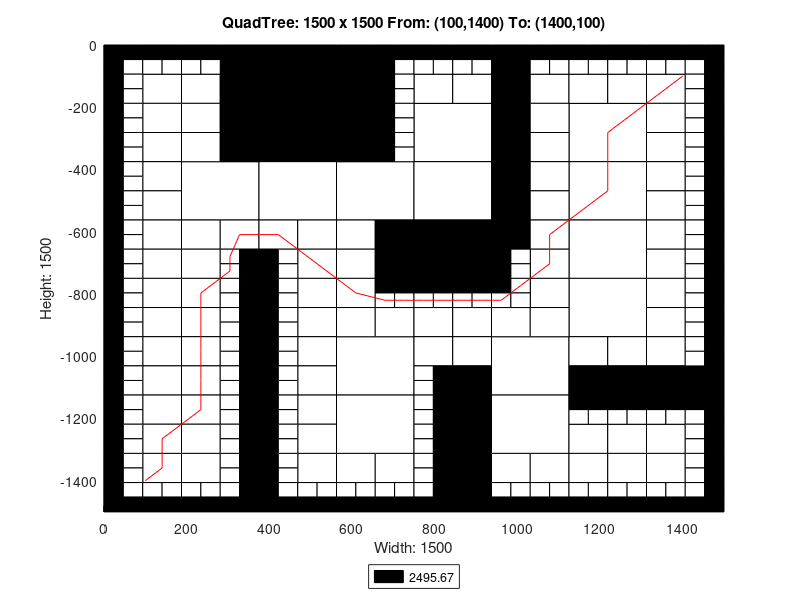

MATLAB code to generate this figure:
axis([0 1500 -1500 0]);
title('QuadTree: 1500 x 1500 From: (100,1400) To: (1400,100)');
xlabel('Width: 1500');
ylabel('Height: 1500');
rectangle('Position',[375 -187.5 187.5 187.5], 'FaceColor',[0 0 0]);
rectangle('Position',[375 -375 187.5 187.5], 'FaceColor',[0 0 0]);
rectangle('Position',[187.5 -562.5 187.5 187.5], 'FaceColor',[1 1 1]);
rectangle('Position',[375 -562.5 187.5 187.5], 'FaceColor',[1 1 1]);
rectangle('Position',[562.5 -562.5 187.5 187.5], 'FaceColor',[1 1 1]);
rectangle('Position',[750 -375 187.5 187.5], 'FaceColor',[1 1 1]);
rectangle('Position',[1125 -375 187.5 187.5], 'FaceColor',[1 1 1]);
rectangle('Position',[750 -562.5 187.5 187.5], 'FaceColor',[1 1 1]);
rectangle('Position',[750 -750 187.5 187.5], 'FaceColor',[0 0 0]);
rectangle('Position',[1125 -562.5 187.5 187.5], 'FaceColor',[1 1 1]);
rectangle('Position',[1125 -750 187.5 187.5], 'FaceColor',[1 1 1]);
rectangle('Position',[562.5 -1125 187.5 187.5], 'FaceColor',[1 1 1]);
rectangle('Position',[562.5 -1312.5 187.5 187.5], 'FaceColor',[1 1 1]);
rectangle('Position',[937.5 -1125 187.5 187.5], 'FaceColor',[1 1 1]);
rectangle('Position',[1125 -937.5 187.5 187.5], 'FaceColor',[1 1 1]);
rectangle('Position',[937.5 -1312.5 187.5 187.5], 'FaceColor',[1 1 1]);
rectangle('Position',[93.75 -187.5 93.75 93.75], 'FaceColor',[1 1 1]);
rectangle('Position',[281.25 -93.75 93.75 93.75], 'FaceColor',[0 0 0]);
rectangle('Position',[187.5 -187.5 93.75 93.75], 'FaceColor',[1 1 1]);
rectangle('Position',[281.25 -187.5 93.75 93.75], 'FaceColor',[0 0 0]);
rectangle('Position',[93.75 -281.25 93.75 93.75], 'FaceColor',[1 1 1]);
rectangle('Position',[93.75 -375 93.75 93.75], 'FaceColor',[1 1 1]);
rectangle('Position',[187.5 -281.25 93.75 93.75], 'FaceColor',[1 1 1]);
rectangle('Position',[281.25 -281.25 93.75 93.75], 'FaceColor',[0 0 0]);
rectangle('Position',[187.5 -375 93.75 93.75], 'FaceColor',[1 1 1]);
rectangle('Position',[281.25 -375 93.75 93.75], 'FaceColor',[0 0 0]);
rectangle('Position',[562.5 -93.75 93.75 93.75], 'FaceColor',[0 0 0]);
rectangle('Position',[562.5 -187.5 93.75 93.75], 'FaceColor',[0 0 0]);
rectangle('Position',[562.5 -281.25 93.75 93.75], 'FaceColor',[0 0 0]);
rectangle('Position',[562.5 -375 93.75 93.75], 'FaceColor',[0 0 0]);
rectangle('Position',[93.75 -468.75 93.75 93.75], 'FaceColor',[1 1 1]);
rectangle('Position',[93.75 -562.5 93.75 93.75], 'FaceColor',[1 1 1]);
rectangle('Position',[93.75 -656.25 93.75 93.75], 'FaceColor',[1 1 1]);
rectangle('Position',[93.75 -750 93.75 93.75], 'FaceColor',[1 1 1]);
rectangle('Position',[187.5 -656.25 93.75 93.75], 'FaceColor',[1 1 1]);
rectangle('Position',[281.25 -656.25 93.75 93.75], 'FaceColor',[1 1 1]);
rectangle('Position',[187.5 -750 93.75 93.75], 'FaceColor',[1 1 1]);
rectangle('Position',[375 -656.25 93.75 93.75], 'FaceColor',[1 1 1]);
rectangle('Position',[468.75 -656.25 93.75 93.75], 'FaceColor',[1 1 1]);
rectangle('Position',[468.75 -750 93.75 93.75], 'FaceColor',[1 1 1]);
rectangle('Position',[562.5 -656.25 93.75 93.75], 'FaceColor',[1 1 1]);
rectangle('Position',[656.25 -656.25 93.75 93.75], 'FaceColor',[0 0 0]);
rectangle('Position',[562.5 -750 93.75 93.75], 'FaceColor',[1 1 1]);
rectangle('Position',[656.25 -750 93.75 93.75], 'FaceColor',[0 0 0]);
rectangle('Position',[750 -187.5 93.75 93.75], 'FaceColor',[1 1 1]);
rectangle('Position',[843.75 -187.5 93.75 93.75], 'FaceColor',[1 1 1]);
rectangle('Position',[937.5 -93.75 93.75 93.75], 'FaceColor',[0 0 0]);
rectangle('Position',[937.5 -187.5 93.75 93.75], 'FaceColor',[0 0 0]);
rectangle('Position',[1031.25 -187.5 93.75 93.75], 'FaceColor',[1 1 1]);
rectangle('Position',[937.5 -281.25 93.75 93.75], 'FaceColor',[0 0 0]);
rectangle('Position',[1031.25 -281.25 93.75 93.75], 'FaceColor',[1 1 1]);
rectangle('Position',[937.5 -375 93.75 93.75], 'FaceColor',[0 0 0]);
rectangle('Position',[1031.25 -375 93.75 93.75], 'FaceColor',[1 1 1]);
rectangle('Position',[1125 -187.5 93.75 93.75], 'FaceColor',[1 1 1]);
rectangle('Position',[1218.75 -187.5 93.75 93.75], 'FaceColor',[1 1 1]);
rectangle('Position',[1312.5 -187.5 93.75 93.75], 'FaceColor',[1 1 1]);
rectangle('Position',[1312.5 -281.25 93.75 93.75], 'FaceColor',[1 1 1]);
rectangle('Position',[1312.5 -375 93.75 93.75], 'FaceColor',[1 1 1]);
rectangle('Position',[937.5 -468.75 93.75 93.75], 'FaceColor',[0 0 0]);
rectangle('Position',[1031.25 -468.75 93.75 93.75], 'FaceColor',[1 1 1]);
rectangle('Position',[937.5 -562.5 93.75 93.75], 'FaceColor',[0 0 0]);
rectangle('Position',[1031.25 -562.5 93.75 93.75], 'FaceColor',[1 1 1]);
rectangle('Position',[937.5 -656.25 93.75 93.75], 'FaceColor',[0 0 0]);
rectangle('Position',[1031.25 -656.25 93.75 93.75], 'FaceColor',[1 1 1]);
rectangle('Position',[1031.25 -750 93.75 93.75], 'FaceColor',[1 1 1]);
rectangle('Position',[1312.5 -468.75 93.75 93.75], 'FaceColor',[1 1 1]);
rectangle('Position',[1312.5 -562.5 93.75 93.75], 'FaceColor',[1 1 1]);
rectangle('Position',[1312.5 -656.25 93.75 93.75], 'FaceColor',[1 1 1]);
rectangle('Position',[1312.5 -750 93.75 93.75], 'FaceColor',[1 1 1]);
rectangle('Position',[93.75 -843.75 93.75 93.75], 'FaceColor',[1 1 1]);
rectangle('Position',[93.75 -937.5 93.75 93.75], 'FaceColor',[1 1 1]);
rectangle('Position',[187.5 -843.75 93.75 93.75], 'FaceColor',[1 1 1]);
rectangle('Position',[187.5 -937.5 93.75 93.75], 'FaceColor',[1 1 1]);
rectangle('Position',[93.75 -1031.25 93.75 93.75], 'FaceColor',[1 1 1]);
rectangle('Position',[93.75 -1125 93.75 93.75], 'FaceColor',[1 1 1]);
rectangle('Position',[187.5 -1031.25 93.75 93.75], 'FaceColor',[1 1 1]);
rectangle('Position',[187.5 -1125 93.75 93.75], 'FaceColor',[1 1 1]);
rectangle('Position',[468.75 -843.75 93.75 93.75], 'FaceColor',[1 1 1]);
rectangle('Position',[468.75 -937.5 93.75 93.75], 'FaceColor',[1 1 1]);
rectangle('Position',[562.5 -843.75 93.75 93.75], 'FaceColor',[1 1 1]);
rectangle('Position',[562.5 -937.5 93.75 93.75], 'FaceColor',[1 1 1]);
rectangle('Position',[656.25 -937.5 93.75 93.75], 'FaceColor',[1 1 1]);
rectangle('Position',[468.75 -1031.25 93.75 93.75], 'FaceColor',[1 1 1]);
rectangle('Position',[468.75 -1125 93.75 93.75], 'FaceColor',[1 1 1]);
rectangle('Position',[93.75 -1218.75 93.75 93.75], 'FaceColor',[1 1 1]);
rectangle('Position',[93.75 -1312.5 93.75 93.75], 'FaceColor',[1 1 1]);
rectangle('Position',[187.5 -1218.75 93.75 93.75], 'FaceColor',[1 1 1]);
rectangle('Position',[187.5 -1312.5 93.75 93.75], 'FaceColor',[1 1 1]);
rectangle('Position',[93.75 -1406.25 93.75 93.75], 'FaceColor',[1 1 1]);
rectangle('Position',[187.5 -1406.25 93.75 93.75], 'FaceColor',[1 1 1]);
rectangle('Position',[468.75 -1218.75 93.75 93.75], 'FaceColor',[1 1 1]);
rectangle('Position',[468.75 -1312.5 93.75 93.75], 'FaceColor',[1 1 1]);
rectangle('Position',[468.75 -1406.25 93.75 93.75], 'FaceColor',[1 1 1]);
rectangle('Position',[562.5 -1406.25 93.75 93.75], 'FaceColor',[1 1 1]);
rectangle('Position',[656.25 -1406.25 93.75 93.75], 'FaceColor',[1 1 1]);
rectangle('Position',[750 -937.5 93.75 93.75], 'FaceColor',[1 1 1]);
rectangle('Position',[843.75 -937.5 93.75 93.75], 'FaceColor',[1 1 1]);
rectangle('Position',[1031.25 -843.75 93.75 93.75], 'FaceColor',[1 1 1]);
rectangle('Position',[937.5 -937.5 93.75 93.75], 'FaceColor',[1 1 1]);
rectangle('Position',[1031.25 -937.5 93.75 93.75], 'FaceColor',[1 1 1]);
rectangle('Position',[750 -1031.25 93.75 93.75], 'FaceColor',[1 1 1]);
rectangle('Position',[843.75 -1031.25 93.75 93.75], 'FaceColor',[1 1 1]);
rectangle('Position',[843.75 -1125 93.75 93.75], 'FaceColor',[0 0 0]);
rectangle('Position',[1312.5 -843.75 93.75 93.75], 'FaceColor',[1 1 1]);
rectangle('Position',[1312.5 -937.5 93.75 93.75], 'FaceColor',[1 1 1]);
rectangle('Position',[1125 -1031.25 93.75 93.75], 'FaceColor',[1 1 1]);
rectangle('Position',[1218.75 -1031.25 93.75 93.75], 'FaceColor',[1 1 1]);
rectangle('Position',[1125 -1125 93.75 93.75], 'FaceColor',[0 0 0]);
rectangle('Position',[1218.75 -1125 93.75 93.75], 'FaceColor',[0 0 0]);
rectangle('Position',[1312.5 -1031.25 93.75 93.75], 'FaceColor',[1 1 1]);
rectangle('Position',[1312.5 -1125 93.75 93.75], 'FaceColor',[0 0 0]);
rectangle('Position',[1406.25 -1125 93.75 93.75], 'FaceColor',[0 0 0]);
rectangle('Position',[843.75 -1218.75 93.75 93.75], 'FaceColor',[0 0 0]);
rectangle('Position',[843.75 -1312.5 93.75 93.75], 'FaceColor',[0 0 0]);
rectangle('Position',[843.75 -1406.25 93.75 93.75], 'FaceColor',[0 0 0]);
rectangle('Position',[843.75 -1500 93.75 93.75], 'FaceColor',[0 0 0]);
rectangle('Position',[937.5 -1406.25 93.75 93.75], 'FaceColor',[1 1 1]);
rectangle('Position',[1031.25 -1406.25 93.75 93.75], 'FaceColor',[1 1 1]);
rectangle('Position',[1125 -1312.5 93.75 93.75], 'FaceColor',[1 1 1]);
rectangle('Position',[1218.75 -1312.5 93.75 93.75], 'FaceColor',[1 1 1]);
rectangle('Position',[1312.5 -1312.5 93.75 93.75], 'FaceColor',[1 1 1]);
rectangle('Position',[1125 -1406.25 93.75 93.75], 'FaceColor',[1 1 1]);
rectangle('Position',[1218.75 -1406.25 93.75 93.75], 'FaceColor',[1 1 1]);
rectangle('Position',[1312.5 -1406.25 93.75 93.75], 'FaceColor',[1 1 1]);
rectangle('Position',[0 -46.875 46.875 46.875], 'FaceColor',[0 0 0]);
rectangle('Position',[46.875 -46.875 46.875 46.875], 'FaceColor',[0 0 0]);
rectangle('Position',[0 -93.75 46.875 46.875], 'FaceColor',[0 0 0]);
rectangle('Position',[46.875 -93.75 46.875 46.875], 'FaceColor',[1 1 1]);
rectangle('Position',[93.75 -46.875 46.875 46.875], 'FaceColor',[0 0 0]);
rectangle('Position',[140.625 -46.875 46.875 46.875], 'FaceColor',[0 0 0]);
rectangle('Position',[93.75 -93.75 46.875 46.875], 'FaceColor',[1 1 1]);
rectangle('Position',[140.625 -93.75 46.875 46.875], 'FaceColor',[1 1 1]);
rectangle('Position',[0 -140.625 46.875 46.875], 'FaceColor',[0 0 0]);
rectangle('Position',[46.875 -140.625 46.875 46.875], 'FaceColor',[1 1 1]);
rectangle('Position',[0 -187.5 46.875 46.875], 'FaceColor',[0 0 0]);
rectangle('Position',[46.875 -187.5 46.875 46.875], 'FaceColor',[1 1 1]);
rectangle('Position',[187.5 -46.875 46.875 46.875], 'FaceColor',[0 0 0]);
rectangle('Position',[234.375 -46.875 46.875 46.875], 'FaceColor',[0 0 0]);
rectangle('Position',[187.5 -93.75 46.875 46.875], 'FaceColor',[1 1 1]);
rectangle('Position',[234.375 -93.75 46.875 46.875], 'FaceColor',[1 1 1]);
rectangle('Position',[0 -234.375 46.875 46.875], 'FaceColor',[0 0 0]);
rectangle('Position',[46.875 -234.375 46.875 46.875], 'FaceColor',[1 1 1]);
rectangle('Position',[0 -281.25 46.875 46.875], 'FaceColor',[0 0 0]);
rectangle('Position',[46.875 -281.25 46.875 46.875], 'FaceColor',[1 1 1]);
rectangle('Position',[0 -328.125 46.875 46.875], 'FaceColor',[0 0 0]);
rectangle('Position',[46.875 -328.125 46.875 46.875], 'FaceColor',[1 1 1]);
rectangle('Position',[0 -375 46.875 46.875], 'FaceColor',[0 0 0]);
rectangle('Position',[46.875 -375 46.875 46.875], 'FaceColor',[1 1 1]);
rectangle('Position',[656.25 -46.875 46.875 46.875], 'FaceColor',[0 0 0]);
rectangle('Position',[703.125 -46.875 46.875 46.875], 'FaceColor',[0 0 0]);
rectangle('Position',[656.25 -93.75 46.875 46.875], 'FaceColor',[0 0 0]);
rectangle('Position',[703.125 -93.75 46.875 46.875], 'FaceColor',[1 1 1]);
rectangle('Position',[656.25 -140.625 46.875 46.875], 'FaceColor',[0 0 0]);
rectangle('Position',[703.125 -140.625 46.875 46.875], 'FaceColor',[1 1 1]);
rectangle('Position',[656.25 -187.5 46.875 46.875], 'FaceColor',[0 0 0]);
rectangle('Position',[703.125 -187.5 46.875 46.875], 'FaceColor',[1 1 1]);
rectangle('Position',[656.25 -234.375 46.875 46.875], 'FaceColor',[0 0 0]);
rectangle('Position',[703.125 -234.375 46.875 46.875], 'FaceColor',[1 1 1]);
rectangle('Position',[656.25 -281.25 46.875 46.875], 'FaceColor',[0 0 0]);
rectangle('Position',[703.125 -281.25 46.875 46.875], 'FaceColor',[1 1 1]);
rectangle('Position',[656.25 -328.125 46.875 46.875], 'FaceColor',[0 0 0]);
rectangle('Position',[703.125 -328.125 46.875 46.875], 'FaceColor',[1 1 1]);
rectangle('Position',[656.25 -375 46.875 46.875], 'FaceColor',[0 0 0]);
rectangle('Position',[703.125 -375 46.875 46.875], 'FaceColor',[1 1 1]);
rectangle('Position',[0 -421.875 46.875 46.875], 'FaceColor',[0 0 0]);
rectangle('Position',[46.875 -421.875 46.875 46.875], 'FaceColor',[1 1 1]);
rectangle('Position',[0 -468.75 46.875 46.875], 'FaceColor',[0 0 0]);
rectangle('Position',[46.875 -468.75 46.875 46.875], 'FaceColor',[1 1 1]);
rectangle('Position',[0 -515.625 46.875 46.875], 'FaceColor',[0 0 0]);
rectangle('Position',[46.875 -515.625 46.875 46.875], 'FaceColor',[1 1 1]);
rectangle('Position',[0 -562.5 46.875 46.875], 'FaceColor',[0 0 0]);
rectangle('Position',[46.875 -562.5 46.875 46.875], 'FaceColor',[1 1 1]);
rectangle('Position',[0 -609.375 46.875 46.875], 'FaceColor',[0 0 0]);
rectangle('Position',[46.875 -609.375 46.875 46.875], 'FaceColor',[1 1 1]);
rectangle('Position',[0 -656.25 46.875 46.875], 'FaceColor',[0 0 0]);
rectangle('Position',[46.875 -656.25 46.875 46.875], 'FaceColor',[1 1 1]);
rectangle('Position',[0 -703.125 46.875 46.875], 'FaceColor',[0 0 0]);
rectangle('Position',[46.875 -703.125 46.875 46.875], 'FaceColor',[1 1 1]);
rectangle('Position',[0 -750 46.875 46.875], 'FaceColor',[0 0 0]);
rectangle('Position',[46.875 -750 46.875 46.875], 'FaceColor',[1 1 1]);
rectangle('Position',[281.25 -703.125 46.875 46.875], 'FaceColor',[1 1 1]);
rectangle('Position',[328.125 -703.125 46.875 46.875], 'FaceColor',[0 0 0]);
rectangle('Position',[281.25 -750 46.875 46.875], 'FaceColor',[1 1 1]);
rectangle('Position',[328.125 -750 46.875 46.875], 'FaceColor',[0 0 0]);
rectangle('Position',[375 -703.125 46.875 46.875], 'FaceColor',[0 0 0]);
rectangle('Position',[421.875 -703.125 46.875 46.875], 'FaceColor',[1 1 1]);
rectangle('Position',[375 -750 46.875 46.875], 'FaceColor',[0 0 0]);
rectangle('Position',[421.875 -750 46.875 46.875], 'FaceColor',[1 1 1]);
rectangle('Position',[750 -46.875 46.875 46.875], 'FaceColor',[0 0 0]);
rectangle('Position',[796.875 -46.875 46.875 46.875], 'FaceColor',[0 0 0]);
rectangle('Position',[750 -93.75 46.875 46.875], 'FaceColor',[1 1 1]);
rectangle('Position',[796.875 -93.75 46.875 46.875], 'FaceColor',[1 1 1]);
rectangle('Position',[843.75 -46.875 46.875 46.875], 'FaceColor',[0 0 0]);
rectangle('Position',[890.625 -46.875 46.875 46.875], 'FaceColor',[0 0 0]);
rectangle('Position',[843.75 -93.75 46.875 46.875], 'FaceColor',[1 1 1]);
rectangle('Position',[890.625 -93.75 46.875 46.875], 'FaceColor',[1 1 1]);
rectangle('Position',[1031.25 -46.875 46.875 46.875], 'FaceColor',[0 0 0]);
rectangle('Position',[1078.12 -46.875 46.875 46.875], 'FaceColor',[0 0 0]);
rectangle('Position',[1031.25 -93.75 46.875 46.875], 'FaceColor',[1 1 1]);
rectangle('Position',[1078.12 -93.75 46.875 46.875], 'FaceColor',[1 1 1]);
rectangle('Position',[1125 -46.875 46.875 46.875], 'FaceColor',[0 0 0]);
rectangle('Position',[1171.88 -46.875 46.875 46.875], 'FaceColor',[0 0 0]);
rectangle('Position',[1125 -93.75 46.875 46.875], 'FaceColor',[1 1 1]);
rectangle('Position',[1171.88 -93.75 46.875 46.875], 'FaceColor',[1 1 1]);
rectangle('Position',[1218.75 -46.875 46.875 46.875], 'FaceColor',[0 0 0]);
rectangle('Position',[1265.62 -46.875 46.875 46.875], 'FaceColor',[0 0 0]);
rectangle('Position',[1218.75 -93.75 46.875 46.875], 'FaceColor',[1 1 1]);
rectangle('Position',[1265.62 -93.75 46.875 46.875], 'FaceColor',[1 1 1]);
rectangle('Position',[1312.5 -46.875 46.875 46.875], 'FaceColor',[0 0 0]);
rectangle('Position',[1359.38 -46.875 46.875 46.875], 'FaceColor',[0 0 0]);
rectangle('Position',[1312.5 -93.75 46.875 46.875], 'FaceColor',[1 1 1]);
rectangle('Position',[1359.38 -93.75 46.875 46.875], 'FaceColor',[1 1 1]);
rectangle('Position',[1406.25 -46.875 46.875 46.875], 'FaceColor',[0 0 0]);
rectangle('Position',[1453.12 -46.875 46.875 46.875], 'FaceColor',[0 0 0]);
rectangle('Position',[1406.25 -93.75 46.875 46.875], 'FaceColor',[1 1 1]);
rectangle('Position',[1453.12 -93.75 46.875 46.875], 'FaceColor',[0 0 0]);
rectangle('Position',[1406.25 -140.625 46.875 46.875], 'FaceColor',[1 1 1]);
rectangle('Position',[1453.12 -140.625 46.875 46.875], 'FaceColor',[0 0 0]);
rectangle('Position',[1406.25 -187.5 46.875 46.875], 'FaceColor',[1 1 1]);
rectangle('Position',[1453.12 -187.5 46.875 46.875], 'FaceColor',[0 0 0]);
rectangle('Position',[1406.25 -234.375 46.875 46.875], 'FaceColor',[1 1 1]);
rectangle('Position',[1453.12 -234.375 46.875 46.875], 'FaceColor',[0 0 0]);
rectangle('Position',[1406.25 -281.25 46.875 46.875], 'FaceColor',[1 1 1]);
rectangle('Position',[1453.12 -281.25 46.875 46.875], 'FaceColor',[0 0 0]);
rectangle('Position',[1406.25 -328.125 46.875 46.875], 'FaceColor',[1 1 1]);
rectangle('Position',[1453.12 -328.125 46.875 46.875], 'FaceColor',[0 0 0]);
rectangle('Position',[1406.25 -375 46.875 46.875], 'FaceColor',[1 1 1]);
rectangle('Position',[1453.12 -375 46.875 46.875], 'FaceColor',[0 0 0]);
rectangle('Position',[937.5 -703.125 46.875 46.875], 'FaceColor',[0 0 0]);
rectangle('Position',[984.375 -703.125 46.875 46.875], 'FaceColor',[1 1 1]);
rectangle('Position',[937.5 -750 46.875 46.875], 'FaceColor',[0 0 0]);
rectangle('Position',[984.375 -750 46.875 46.875], 'FaceColor',[1 1 1]);
rectangle('Position',[1406.25 -421.875 46.875 46.875], 'FaceColor',[1 1 1]);
rectangle('Position',[1453.12 -421.875 46.875 46.875], 'FaceColor',[0 0 0]);
rectangle('Position',[1406.25 -468.75 46.875 46.875], 'FaceColor',[1 1 1]);
rectangle('Position',[1453.12 -468.75 46.875 46.875], 'FaceColor',[0 0 0]);
rectangle('Position',[1406.25 -515.625 46.875 46.875], 'FaceColor',[1 1 1]);
rectangle('Position',[1453.12 -515.625 46.875 46.875], 'FaceColor',[0 0 0]);
rectangle('Position',[1406.25 -562.5 46.875 46.875], 'FaceColor',[1 1 1]);
rectangle('Position',[1453.12 -562.5 46.875 46.875], 'FaceColor',[0 0 0]);
rectangle('Position',[1406.25 -609.375 46.875 46.875], 'FaceColor',[1 1 1]);
rectangle('Position',[1453.12 -609.375 46.875 46.875], 'FaceColor',[0 0 0]);
rectangle('Position',[1406.25 -656.25 46.875 46.875], 'FaceColor',[1 1 1]);
rectangle('Position',[1453.12 -656.25 46.875 46.875], 'FaceColor',[0 0 0]);
rectangle('Position',[1406.25 -703.125 46.875 46.875], 'FaceColor',[1 1 1]);
rectangle('Position',[1453.12 -703.125 46.875 46.875], 'FaceColor',[0 0 0]);
rectangle('Position',[1406.25 -750 46.875 46.875], 'FaceColor',[1 1 1]);
rectangle('Position',[1453.12 -750 46.875 46.875], 'FaceColor',[0 0 0]);
rectangle('Position',[0 -796.875 46.875 46.875], 'FaceColor',[0 0 0]);
rectangle('Position',[46.875 -796.875 46.875 46.875], 'FaceColor',[1 1 1]);
rectangle('Position',[0 -843.75 46.875 46.875], 'FaceColor',[0 0 0]);
rectangle('Position',[46.875 -843.75 46.875 46.875], 'FaceColor',[1 1 1]);
rectangle('Position',[0 -890.625 46.875 46.875], 'FaceColor',[0 0 0]);
rectangle('Position',[46.875 -890.625 46.875 46.875], 'FaceColor',[1 1 1]);
rectangle('Position',[0 -937.5 46.875 46.875], 'FaceColor',[0 0 0]);
rectangle('Position',[46.875 -937.5 46.875 46.875], 'FaceColor',[1 1 1]);
rectangle('Position',[281.25 -796.875 46.875 46.875], 'FaceColor',[1 1 1]);
rectangle('Position',[328.125 -796.875 46.875 46.875], 'FaceColor',[0 0 0]);
rectangle('Position',[281.25 -843.75 46.875 46.875], 'FaceColor',[1 1 1]);
rectangle('Position',[328.125 -843.75 46.875 46.875], 'FaceColor',[0 0 0]);
rectangle('Position',[281.25 -890.625 46.875 46.875], 'FaceColor',[1 1 1]);
rectangle('Position',[328.125 -890.625 46.875 46.875], 'FaceColor',[0 0 0]);
rectangle('Position',[281.25 -937.5 46.875 46.875], 'FaceColor',[1 1 1]);
rectangle('Position',[328.125 -937.5 46.875 46.875], 'FaceColor',[0 0 0]);
rectangle('Position',[0 -984.375 46.875 46.875], 'FaceColor',[0 0 0]);
rectangle('Position',[46.875 -984.375 46.875 46.875], 'FaceColor',[1 1 1]);
rectangle('Position',[0 -1031.25 46.875 46.875], 'FaceColor',[0 0 0]);
rectangle('Position',[46.875 -1031.25 46.875 46.875], 'FaceColor',[1 1 1]);
rectangle('Position',[0 -1078.12 46.875 46.875], 'FaceColor',[0 0 0]);
rectangle('Position',[46.875 -1078.12 46.875 46.875], 'FaceColor',[1 1 1]);
rectangle('Position',[0 -1125 46.875 46.875], 'FaceColor',[0 0 0]);
rectangle('Position',[46.875 -1125 46.875 46.875], 'FaceColor',[1 1 1]);
rectangle('Position',[281.25 -984.375 46.875 46.875], 'FaceColor',[1 1 1]);
rectangle('Position',[328.125 -984.375 46.875 46.875], 'FaceColor',[0 0 0]);
rectangle('Position',[281.25 -1031.25 46.875 46.875], 'FaceColor',[1 1 1]);
rectangle('Position',[328.125 -1031.25 46.875 46.875], 'FaceColor',[0 0 0]);
rectangle('Position',[281.25 -1078.12 46.875 46.875], 'FaceColor',[1 1 1]);
rectangle('Position',[328.125 -1078.12 46.875 46.875], 'FaceColor',[0 0 0]);
rectangle('Position',[281.25 -1125 46.875 46.875], 'FaceColor',[1 1 1]);
rectangle('Position',[328.125 -1125 46.875 46.875], 'FaceColor',[0 0 0]);
rectangle('Position',[375 -796.875 46.875 46.875], 'FaceColor',[0 0 0]);
rectangle('Position',[421.875 -796.875 46.875 46.875], 'FaceColor',[1 1 1]);
rectangle('Position',[375 -843.75 46.875 46.875], 'FaceColor',[0 0 0]);
rectangle('Position',[421.875 -843.75 46.875 46.875], 'FaceColor',[1 1 1]);
rectangle('Position',[375 -890.625 46.875 46.875], 'FaceColor',[0 0 0]);
rectangle('Position',[421.875 -890.625 46.875 46.875], 'FaceColor',[1 1 1]);
rectangle('Position',[375 -937.5 46.875 46.875], 'FaceColor',[0 0 0]);
rectangle('Position',[421.875 -937.5 46.875 46.875], 'FaceColor',[1 1 1]);
rectangle('Position',[656.25 -796.875 46.875 46.875], 'FaceColor',[0 0 0]);
rectangle('Position',[703.125 -796.875 46.875 46.875], 'FaceColor',[0 0 0]);
rectangle('Position',[656.25 -843.75 46.875 46.875], 'FaceColor',[1 1 1]);
rectangle('Position',[703.125 -843.75 46.875 46.875], 'FaceColor',[1 1 1]);
rectangle('Position',[375 -984.375 46.875 46.875], 'FaceColor',[0 0 0]);
rectangle('Position',[421.875 -984.375 46.875 46.875], 'FaceColor',[1 1 1]);
rectangle('Position',[375 -1031.25 46.875 46.875], 'FaceColor',[0 0 0]);
rectangle('Position',[421.875 -1031.25 46.875 46.875], 'FaceColor',[1 1 1]);
rectangle('Position',[375 -1078.12 46.875 46.875], 'FaceColor',[0 0 0]);
rectangle('Position',[421.875 -1078.12 46.875 46.875], 'FaceColor',[1 1 1]);
rectangle('Position',[375 -1125 46.875 46.875], 'FaceColor',[0 0 0]);
rectangle('Position',[421.875 -1125 46.875 46.875], 'FaceColor',[1 1 1]);
rectangle('Position',[0 -1171.88 46.875 46.875], 'FaceColor',[0 0 0]);
rectangle('Position',[46.875 -1171.88 46.875 46.875], 'FaceColor',[1 1 1]);
rectangle('Position',[0 -1218.75 46.875 46.875], 'FaceColor',[0 0 0]);
rectangle('Position',[46.875 -1218.75 46.875 46.875], 'FaceColor',[1 1 1]);
rectangle('Position',[0 -1265.62 46.875 46.875], 'FaceColor',[0 0 0]);
rectangle('Position',[46.875 -1265.62 46.875 46.875], 'FaceColor',[1 1 1]);
rectangle('Position',[0 -1312.5 46.875 46.875], 'FaceColor',[0 0 0]);
rectangle('Position',[46.875 -1312.5 46.875 46.875], 'FaceColor',[1 1 1]);
rectangle('Position',[281.25 -1171.88 46.875 46.875], 'FaceColor',[1 1 1]);
rectangle('Position',[328.125 -1171.88 46.875 46.875], 'FaceColor',[0 0 0]);
rectangle('Position',[281.25 -1218.75 46.875 46.875], 'FaceColor',[1 1 1]);
rectangle('Position',[328.125 -1218.75 46.875 46.875], 'FaceColor',[0 0 0]);
rectangle('Position',[281.25 -1265.62 46.875 46.875], 'FaceColor',[1 1 1]);
rectangle('Position',[328.125 -1265.62 46.875 46.875], 'FaceColor',[0 0 0]);
rectangle('Position',[281.25 -1312.5 46.875 46.875], 'FaceColor',[1 1 1]);
rectangle('Position',[328.125 -1312.5 46.875 46.875], 'FaceColor',[0 0 0]);
rectangle('Position',[0 -1359.38 46.875 46.875], 'FaceColor',[0 0 0]);
rectangle('Position',[46.875 -1359.38 46.875 46.875], 'FaceColor',[1 1 1]);
rectangle('Position',[0 -1406.25 46.875 46.875], 'FaceColor',[0 0 0]);
rectangle('Position',[46.875 -1406.25 46.875 46.875], 'FaceColor',[1 1 1]);
rectangle('Position',[0 -1453.12 46.875 46.875], 'FaceColor',[0 0 0]);
rectangle('Position',[46.875 -1453.12 46.875 46.875], 'FaceColor',[1 1 1]);
rectangle('Position',[0 -1500 46.875 46.875], 'FaceColor',[0 0 0]);
rectangle('Position',[46.875 -1500 46.875 46.875], 'FaceColor',[0 0 0]);
rectangle('Position',[93.75 -1453.12 46.875 46.875], 'FaceColor',[1 1 1]);
rectangle('Position',[140.625 -1453.12 46.875 46.875], 'FaceColor',[1 1 1]);
rectangle('Position',[93.75 -1500 46.875 46.875], 'FaceColor',[0 0 0]);
rectangle('Position',[140.625 -1500 46.875 46.875], 'FaceColor',[0 0 0]);
rectangle('Position',[281.25 -1359.38 46.875 46.875], 'FaceColor',[1 1 1]);
rectangle('Position',[328.125 -1359.38 46.875 46.875], 'FaceColor',[0 0 0]);
rectangle('Position',[281.25 -1406.25 46.875 46.875], 'FaceColor',[1 1 1]);
rectangle('Position',[328.125 -1406.25 46.875 46.875], 'FaceColor',[0 0 0]);
rectangle('Position',[187.5 -1453.12 46.875 46.875], 'FaceColor',[1 1 1]);
rectangle('Position',[234.375 -1453.12 46.875 46.875], 'FaceColor',[1 1 1]);
rectangle('Position',[187.5 -1500 46.875 46.875], 'FaceColor',[0 0 0]);
rectangle('Position',[234.375 -1500 46.875 46.875], 'FaceColor',[0 0 0]);
rectangle('Position',[281.25 -1453.12 46.875 46.875], 'FaceColor',[1 1 1]);
rectangle('Position',[328.125 -1453.12 46.875 46.875], 'FaceColor',[0 0 0]);
rectangle('Position',[281.25 -1500 46.875 46.875], 'FaceColor',[0 0 0]);
rectangle('Position',[328.125 -1500 46.875 46.875], 'FaceColor',[0 0 0]);
rectangle('Position',[375 -1171.88 46.875 46.875], 'FaceColor',[0 0 0]);
rectangle('Position',[421.875 -1171.88 46.875 46.875], 'FaceColor',[1 1 1]);
rectangle('Position',[375 -1218.75 46.875 46.875], 'FaceColor',[0 0 0]);
rectangle('Position',[421.875 -1218.75 46.875 46.875], 'FaceColor',[1 1 1]);
rectangle('Position',[375 -1265.62 46.875 46.875], 'FaceColor',[0 0 0]);
rectangle('Position',[421.875 -1265.62 46.875 46.875], 'FaceColor',[1 1 1]);
rectangle('Position',[375 -1312.5 46.875 46.875], 'FaceColor',[0 0 0]);
rectangle('Position',[421.875 -1312.5 46.875 46.875], 'FaceColor',[1 1 1]);
rectangle('Position',[375 -1359.38 46.875 46.875], 'FaceColor',[0 0 0]);
rectangle('Position',[421.875 -1359.38 46.875 46.875], 'FaceColor',[1 1 1]);
rectangle('Position',[375 -1406.25 46.875 46.875], 'FaceColor',[0 0 0]);
rectangle('Position',[421.875 -1406.25 46.875 46.875], 'FaceColor',[1 1 1]);
rectangle('Position',[375 -1453.12 46.875 46.875], 'FaceColor',[0 0 0]);
rectangle('Position',[421.875 -1453.12 46.875 46.875], 'FaceColor',[1 1 1]);
rectangle('Position',[375 -1500 46.875 46.875], 'FaceColor',[0 0 0]);
rectangle('Position',[421.875 -1500 46.875 46.875], 'FaceColor',[0 0 0]);
rectangle('Position',[468.75 -1453.12 46.875 46.875], 'FaceColor',[1 1 1]);
rectangle('Position',[515.625 -1453.12 46.875 46.875], 'FaceColor',[1 1 1]);
rectangle('Position',[468.75 -1500 46.875 46.875], 'FaceColor',[0 0 0]);
rectangle('Position',[515.625 -1500 46.875 46.875], 'FaceColor',[0 0 0]);
rectangle('Position',[562.5 -1453.12 46.875 46.875], 'FaceColor',[1 1 1]);
rectangle('Position',[609.375 -1453.12 46.875 46.875], 'FaceColor',[1 1 1]);
rectangle('Position',[562.5 -1500 46.875 46.875], 'FaceColor',[0 0 0]);
rectangle('Position',[609.375 -1500 46.875 46.875], 'FaceColor',[0 0 0]);
rectangle('Position',[656.25 -1453.12 46.875 46.875], 'FaceColor',[1 1 1]);
rectangle('Position',[703.125 -1453.12 46.875 46.875], 'FaceColor',[1 1 1]);
rectangle('Position',[656.25 -1500 46.875 46.875], 'FaceColor',[0 0 0]);
rectangle('Position',[703.125 -1500 46.875 46.875], 'FaceColor',[0 0 0]);
rectangle('Position',[750 -796.875 46.875 46.875], 'FaceColor',[0 0 0]);
rectangle('Position',[796.875 -796.875 46.875 46.875], 'FaceColor',[0 0 0]);
rectangle('Position',[750 -843.75 46.875 46.875], 'FaceColor',[1 1 1]);
rectangle('Position',[796.875 -843.75 46.875 46.875], 'FaceColor',[1 1 1]);
rectangle('Position',[843.75 -796.875 46.875 46.875], 'FaceColor',[0 0 0]);
rectangle('Position',[890.625 -796.875 46.875 46.875], 'FaceColor',[0 0 0]);
rectangle('Position',[843.75 -843.75 46.875 46.875], 'FaceColor',[1 1 1]);
rectangle('Position',[890.625 -843.75 46.875 46.875], 'FaceColor',[1 1 1]);
rectangle('Position',[937.5 -796.875 46.875 46.875], 'FaceColor',[0 0 0]);
rectangle('Position',[984.375 -796.875 46.875 46.875], 'FaceColor',[1 1 1]);
rectangle('Position',[937.5 -843.75 46.875 46.875], 'FaceColor',[1 1 1]);
rectangle('Position',[984.375 -843.75 46.875 46.875], 'FaceColor',[1 1 1]);
rectangle('Position',[750 -1078.12 46.875 46.875], 'FaceColor',[1 1 1]);
rectangle('Position',[796.875 -1078.12 46.875 46.875], 'FaceColor',[0 0 0]);
rectangle('Position',[750 -1125 46.875 46.875], 'FaceColor',[1 1 1]);
rectangle('Position',[796.875 -1125 46.875 46.875], 'FaceColor',[0 0 0]);
rectangle('Position',[1406.25 -796.875 46.875 46.875], 'FaceColor',[1 1 1]);
rectangle('Position',[1453.12 -796.875 46.875 46.875], 'FaceColor',[0 0 0]);
rectangle('Position',[1406.25 -843.75 46.875 46.875], 'FaceColor',[1 1 1]);
rectangle('Position',[1453.12 -843.75 46.875 46.875], 'FaceColor',[0 0 0]);
rectangle('Position',[1406.25 -890.625 46.875 46.875], 'FaceColor',[1 1 1]);
rectangle('Position',[1453.12 -890.625 46.875 46.875], 'FaceColor',[0 0 0]);
rectangle('Position',[1406.25 -937.5 46.875 46.875], 'FaceColor',[1 1 1]);
rectangle('Position',[1453.12 -937.5 46.875 46.875], 'FaceColor',[0 0 0]);
rectangle('Position',[1406.25 -984.375 46.875 46.875], 'FaceColor',[1 1 1]);
rectangle('Position',[1453.12 -984.375 46.875 46.875], 'FaceColor',[0 0 0]);
rectangle('Position',[1406.25 -1031.25 46.875 46.875], 'FaceColor',[1 1 1]);
rectangle('Position',[1453.12 -1031.25 46.875 46.875], 'FaceColor',[0 0 0]);
rectangle('Position',[750 -1171.88 46.875 46.875], 'FaceColor',[1 1 1]);
rectangle('Position',[796.875 -1171.88 46.875 46.875], 'FaceColor',[0 0 0]);
rectangle('Position',[750 -1218.75 46.875 46.875], 'FaceColor',[1 1 1]);
rectangle('Position',[796.875 -1218.75 46.875 46.875], 'FaceColor',[0 0 0]);
rectangle('Position',[750 -1265.62 46.875 46.875], 'FaceColor',[1 1 1]);
rectangle('Position',[796.875 -1265.62 46.875 46.875], 'FaceColor',[0 0 0]);
rectangle('Position',[750 -1312.5 46.875 46.875], 'FaceColor',[1 1 1]);
rectangle('Position',[796.875 -1312.5 46.875 46.875], 'FaceColor',[0 0 0]);
rectangle('Position',[750 -1359.38 46.875 46.875], 'FaceColor',[1 1 1]);
rectangle('Position',[796.875 -1359.38 46.875 46.875], 'FaceColor',[0 0 0]);
rectangle('Position',[750 -1406.25 46.875 46.875], 'FaceColor',[1 1 1]);
rectangle('Position',[796.875 -1406.25 46.875 46.875], 'FaceColor',[0 0 0]);
rectangle('Position',[750 -1453.12 46.875 46.875], 'FaceColor',[1 1 1]);
rectangle('Position',[796.875 -1453.12 46.875 46.875], 'FaceColor',[0 0 0]);
rectangle('Position',[750 -1500 46.875 46.875], 'FaceColor',[0 0 0]);
rectangle('Position',[796.875 -1500 46.875 46.875], 'FaceColor',[0 0 0]);
rectangle('Position',[937.5 -1453.12 46.875 46.875], 'FaceColor',[1 1 1]);
rectangle('Position',[984.375 -1453.12 46.875 46.875], 'FaceColor',[1 1 1]);
rectangle('Position',[937.5 -1500 46.875 46.875], 'FaceColor',[0 0 0]);
rectangle('Position',[984.375 -1500 46.875 46.875], 'FaceColor',[0 0 0]);
rectangle('Position',[1031.25 -1453.12 46.875 46.875], 'FaceColor',[1 1 1]);
rectangle('Position',[1078.12 -1453.12 46.875 46.875], 'FaceColor',[1 1 1]);
rectangle('Position',[1031.25 -1500 46.875 46.875], 'FaceColor',[0 0 0]);
rectangle('Position',[1078.12 -1500 46.875 46.875], 'FaceColor',[0 0 0]);
rectangle('Position',[1125 -1171.88 46.875 46.875], 'FaceColor',[0 0 0]);
rectangle('Position',[1171.88 -1171.88 46.875 46.875], 'FaceColor',[0 0 0]);
rectangle('Position',[1125 -1218.75 46.875 46.875], 'FaceColor',[1 1 1]);
rectangle('Position',[1171.88 -1218.75 46.875 46.875], 'FaceColor',[1 1 1]);
rectangle('Position',[1218.75 -1171.88 46.875 46.875], 'FaceColor',[0 0 0]);
rectangle('Position',[1265.62 -1171.88 46.875 46.875], 'FaceColor',[0 0 0]);
rectangle('Position',[1218.75 -1218.75 46.875 46.875], 'FaceColor',[1 1 1]);
rectangle('Position',[1265.62 -1218.75 46.875 46.875], 'FaceColor',[1 1 1]);
rectangle('Position',[1312.5 -1171.88 46.875 46.875], 'FaceColor',[0 0 0]);
rectangle('Position',[1359.38 -1171.88 46.875 46.875], 'FaceColor',[0 0 0]);
rectangle('Position',[1312.5 -1218.75 46.875 46.875], 'FaceColor',[1 1 1]);
rectangle('Position',[1359.38 -1218.75 46.875 46.875], 'FaceColor',[1 1 1]);
rectangle('Position',[1406.25 -1171.88 46.875 46.875], 'FaceColor',[0 0 0]);
rectangle('Position',[1453.12 -1171.88 46.875 46.875], 'FaceColor',[0 0 0]);
rectangle('Position',[1406.25 -1218.75 46.875 46.875], 'FaceColor',[1 1 1]);
rectangle('Position',[1453.12 -1218.75 46.875 46.875], 'FaceColor',[0 0 0]);
rectangle('Position',[1406.25 -1265.62 46.875 46.875], 'FaceColor',[1 1 1]);
rectangle('Position',[1453.12 -1265.62 46.875 46.875], 'FaceColor',[0 0 0]);
rectangle('Position',[1406.25 -1312.5 46.875 46.875], 'FaceColor',[1 1 1]);
rectangle('Position',[1453.12 -1312.5 46.875 46.875], 'FaceColor',[0 0 0]);
rectangle('Position',[1125 -1453.12 46.875 46.875], 'FaceColor',[1 1 1]);
rectangle('Position',[1171.88 -1453.12 46.875 46.875], 'FaceColor',[1 1 1]);
rectangle('Position',[1125 -1500 46.875 46.875], 'FaceColor',[0 0 0]);
rectangle('Position',[1171.88 -1500 46.875 46.875], 'FaceColor',[0 0 0]);
rectangle('Position',[1218.75 -1453.12 46.875 46.875], 'FaceColor',[1 1 1]);
rectangle('Position',[1265.62 -1453.12 46.875 46.875], 'FaceColor',[1 1 1]);
rectangle('Position',[1218.75 -1500 46.875 46.875], 'FaceColor',[0 0 0]);
rectangle('Position',[1265.62 -1500 46.875 46.875], 'FaceColor',[0 0 0]);
rectangle('Position',[1406.25 -1359.38 46.875 46.875], 'FaceColor',[1 1 1]);
rectangle('Position',[1453.12 -1359.38 46.875 46.875], 'FaceColor',[0 0 0]);
rectangle('Position',[1406.25 -1406.25 46.875 46.875], 'FaceColor',[1 1 1]);
rectangle('Position',[1453.12 -1406.25 46.875 46.875], 'FaceColor',[0 0 0]);
rectangle('Position',[1312.5 -1453.12 46.875 46.875], 'FaceColor',[1 1 1]);
rectangle('Position',[1359.38 -1453.12 46.875 46.875], 'FaceColor',[1 1 1]);
rectangle('Position',[1312.5 -1500 46.875 46.875], 'FaceColor',[0 0 0]);
rectangle('Position',[1359.38 -1500 46.875 46.875], 'FaceColor',[0 0 0]);
rectangle('Position',[1406.25 -1453.12 46.875 46.875], 'FaceColor',[1 1 1]);
rectangle('Position',[1453.12 -1453.12 46.875 46.875], 'FaceColor',[0 0 0]);
rectangle('Position',[1406.25 -1500 46.875 46.875], 'FaceColor',[0 0 0]);
rectangle('Position',[1453.12 -1500 46.875 46.875], 'FaceColor',[0 0 0]);
X=[1400,1359.38,1218.75,1218.75,1078.12,1078.12,1007.81,960.938,914.062,867.188,820.312,773.438,726.562,679.688,609.375,515.625,421.875,328.125,304.688,304.688,234.375,234.375,234.375,234.375,234.375,140.625,140.625,100];
Y=[-100,-140.625,-281.25,-468.75,-609.375,-703.125,-773.438,-820.312,-820.312,-820.312,-820.312,-820.312,-820.312,-820.312,-796.875,-703.125,-609.375,-609.375,-679.688,-726.562,-796.875,-890.625,-984.375,-1078.12,-1171.88,-1265.62,-1359.38,-1400];
hold on;
plot(X,Y,'r');
legend('2495.67','Location','southoutside');
